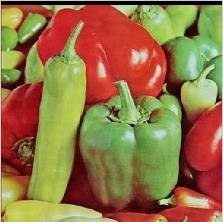
#> input picture images/pepper.jpg, 223 x 222 px
$ python -i augmentation.py   (imports and definitions only)
#> lines starting #> are read from the running program, lines starting #| are printed output that depends on the picture
#> further down, picture is the input picture: shape (222, 223, 3); mean B, G, R 67.6, 114.4, 147.2
"""
Image Augmentation Module

Data augmentation operations for machine learning and deep learning.
Includes geometric transforms, color adjustments, noise injection, and more.
"""

import cv2 as cv
import numpy as np
from typing import Tuple, Optional, List, Union, Callable
import random


# =============================================================================
# Type Aliases
# =============================================================================
Image = np.ndarray
BBox = Tuple[int, int, int, int]  # (x, y, w, h)


# =============================================================================
# Random Geometric Transformations
# =============================================================================

# [216 lines left out: functions random_flip, random_rotation, random_scale, random_translate, random_shear, random_crop and 1 more, not called in this run]


def random_elastic_transform(
    image: Image,
    alpha: float = 50,
    sigma: float = 5,
    alpha_affine: float = 5
) -> Image:
    """
    Apply elastic deformation to the image.

    Args:
        image: Input image
        alpha: Scaling factor for displacement
        sigma: Sigma for Gaussian filter
        alpha_affine: Affine transform strength

    Returns:
        Elastically deformed image
    """
#> called with alpha = 50, sigma = 5, alpha_affine = 5
    h, w = image.shape[:2]
#> h = 222; w = 223

    # Random affine
    center = np.float32([w, h]) / 2
#> center = [111.5, 111]
    square_size = min(w, h) // 3
#> square_size = 74

    pts1 = np.float32([
        center + np.array([-square_size, -square_size]),
        center + np.array([square_size, -square_size]),
        center + np.array([-square_size, square_size])
    ])
#> pts1 = [[37.5, 37], [185.5, 37], [37.5, 185]]
    pts2 = pts1 + np.random.uniform(-alpha_affine, alpha_affine, pts1.shape).astype(np.float32)
    M = cv.getAffineTransform(pts1, pts2)

    result = cv.warpAffine(image, M, (w, h), borderMode=cv.BORDER_REFLECT_101)
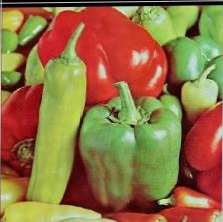
#> result: shape (222, 223, 3); mean B, G, R 66.7, 113.1, 145.9

    # Random elastic deformation
    dx = cv.GaussianBlur((np.random.rand(h, w) * 2 - 1).astype(np.float32), (0, 0), sigma) * alpha
    dy = cv.GaussianBlur((np.random.rand(h, w) * 2 - 1).astype(np.float32), (0, 0), sigma) * alpha

    x, y = np.meshgrid(np.arange(w), np.arange(h))
    map_x = (x + dx).astype(np.float32)
    map_y = (y + dy).astype(np.float32)

    return cv.remap(result, map_x, map_y, cv.INTER_LINEAR, borderMode=cv.BORDER_REFLECT_101)
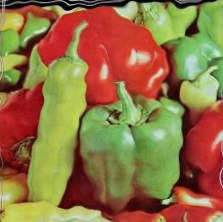
#> returned value: shape (222, 223, 3); mean of channels 0, 1, 2 66.7, 113.3, 145.8; drawn as B, G, R


# =============================================================================
# Color Augmentations
# =============================================================================

# [511 lines left out: functions random_brightness, random_contrast, random_saturation, random_hue, random_color_jitter, random_gamma and 13 more, not called in this run]


# =============================================================================
# Compound Augmentation Pipeline
# =============================================================================

class AugmentationPipeline:
    """
    Pipeline for applying multiple augmentations sequentially or randomly.
    """

    # [142 lines left out: functions __init__, add, __call__, apply_batch, get_default_augmentation_pipeline, augment_batch and 1 more, not called in this run]

>>> import cv2
>>> picture = cv2.imread('../../images/pepper.jpg')
>>> result = random_elastic_transform(picture)

$ run again, on images/sailboat.jpg
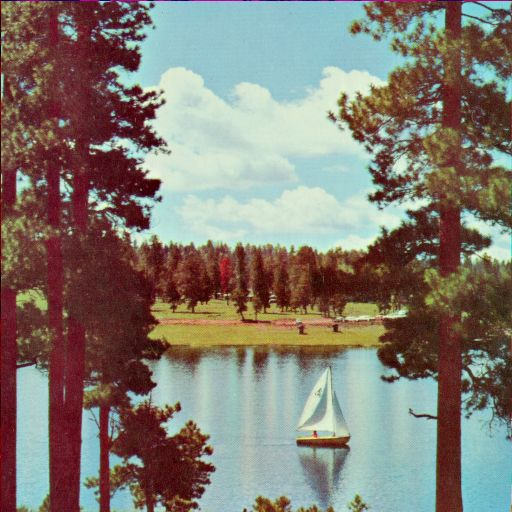
#> input picture images/sailboat.jpg, 512 x 512 px
#> picture is the input picture: shape (512, 512, 3); mean B, G, R 114.9, 124.3, 131
#> in random_elastic_transform, `result = cv.warpAffine(image, M, (w, h), borderMode=cv.BORDER_REFLECT_..`:
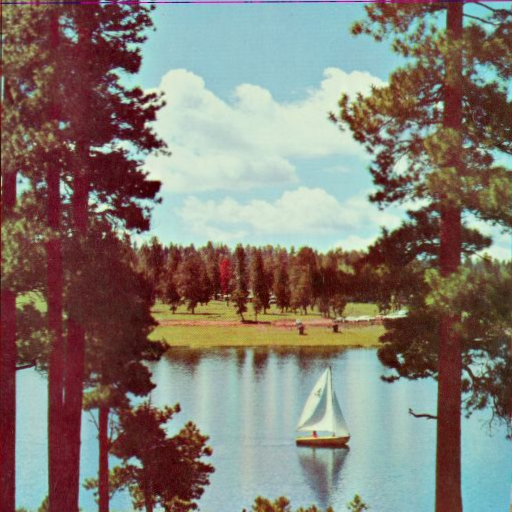
#> result: shape (512, 512, 3); mean B, G, R 115.1, 124.4, 131.2
#> in random_elastic_transform, `return cv.remap(result, map_x, map_y, cv.INTER_LINEAR, borderMode=cv.B..`:
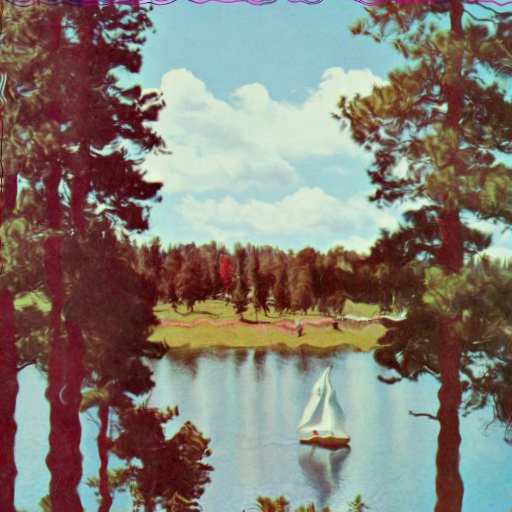
#> returned value: shape (512, 512, 3); mean of channels 0, 1, 2 115.5, 124.8, 131.3; drawn as B, G, R
